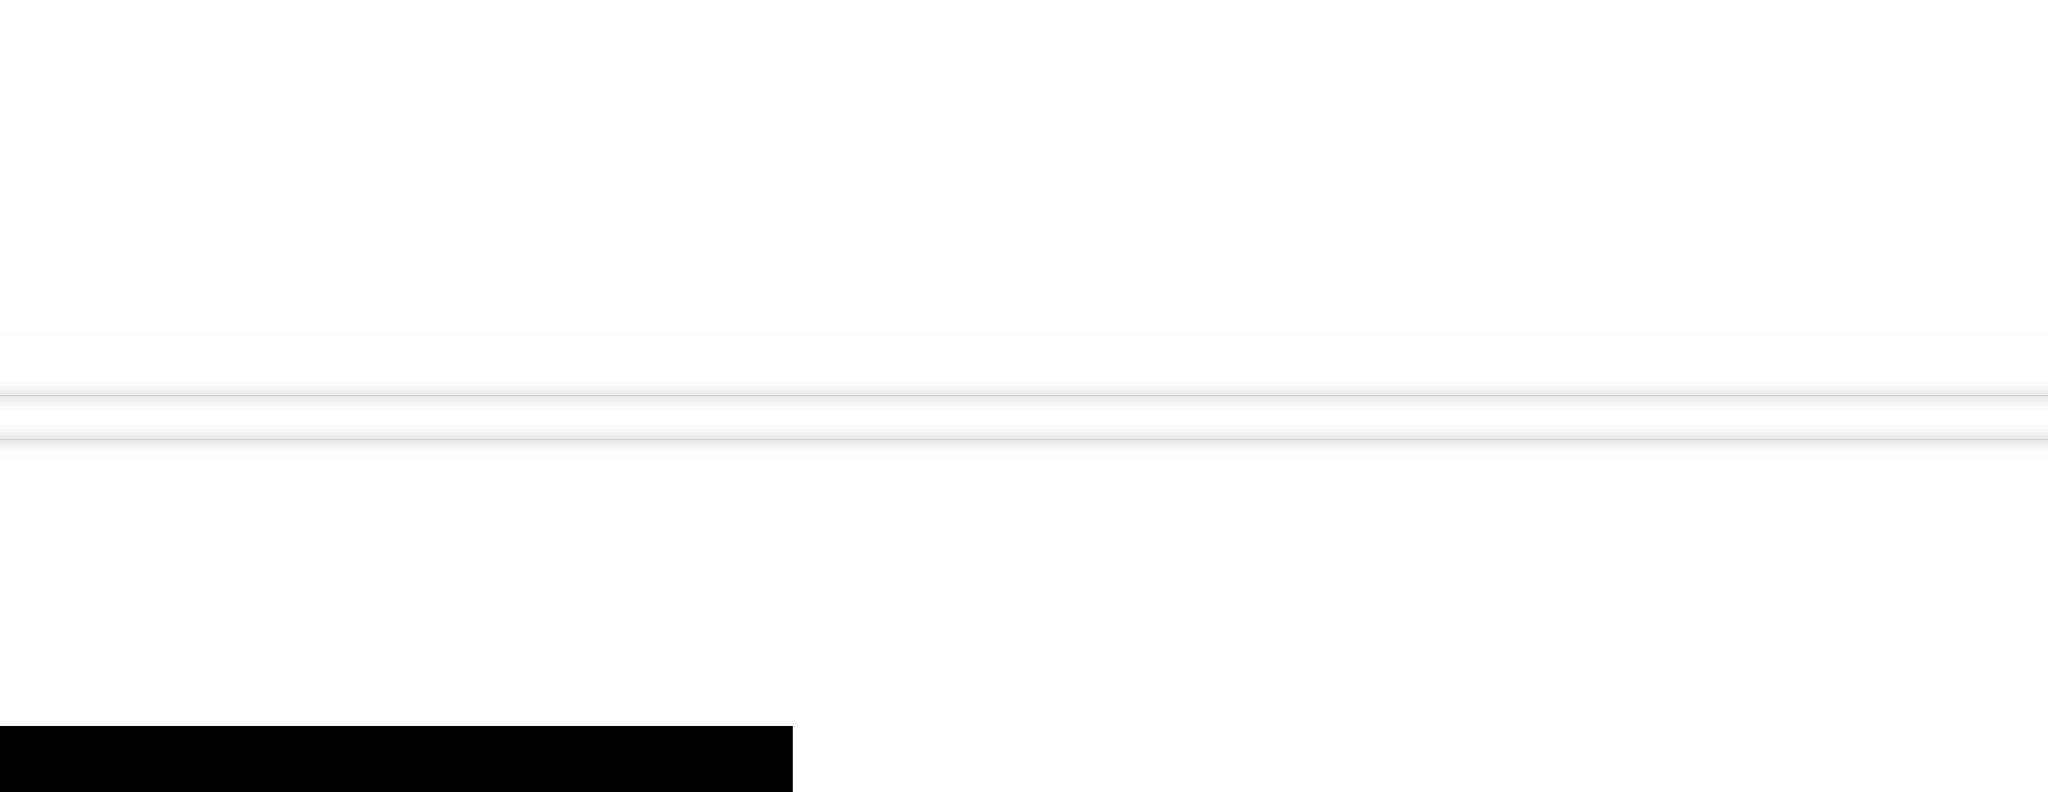

This game map was drawn from its Tiled (.tmx) file and the tilesets committed beside it. A one-line description and the trimmed map source follow:
An orthogonal 31x12 tile map with 86x86 px tiles, 1 tile layer (Background) and 2 objects (Position, Properties).

<map version="1.0" orientation="orthogonal" width="31" height="12" tilewidth="86" tileheight="86">
 <tileset firstgid="1" name="tileset" tilewidth="86" tileheight="86">
  <image source="./tileset.png" width="86" height="258" />
 </tileset>
 <layer name="Background" width="31" height="12">
  <properties>
   <property name="LayerDepth" value="1" />
   <property name="ScrollingSpeed" value="5" />
  </properties>
  <data>[372 cells, 360 non-empty, 3 distinct tile ids]</data>
 </layer>
 <objectgroup name="Locations" width="31" height="12">
  <properties>
   <property name="LayerDepth" value="0.9" />
   <property name="ScrollingSpeed" value="5" />
  </properties>
  <object name="PlayerStart" type="Position" x="0" y="516" width="86" height="86" />
 </objectgroup>
 <objectgroup name="Properties" width="31" height="12">
  <properties>
   <property name="LayerDepth" value="0.8" />
   <property name="ScrollingSpeed" value="5" />
  </properties>
  <object name="LevelProperties" type="Properties" x="0" y="86" width="86" height="86">
   <properties>
    <property name="StartScrolling" value="0" />
   </properties>
  </object>
 </objectgroup>
</map>
